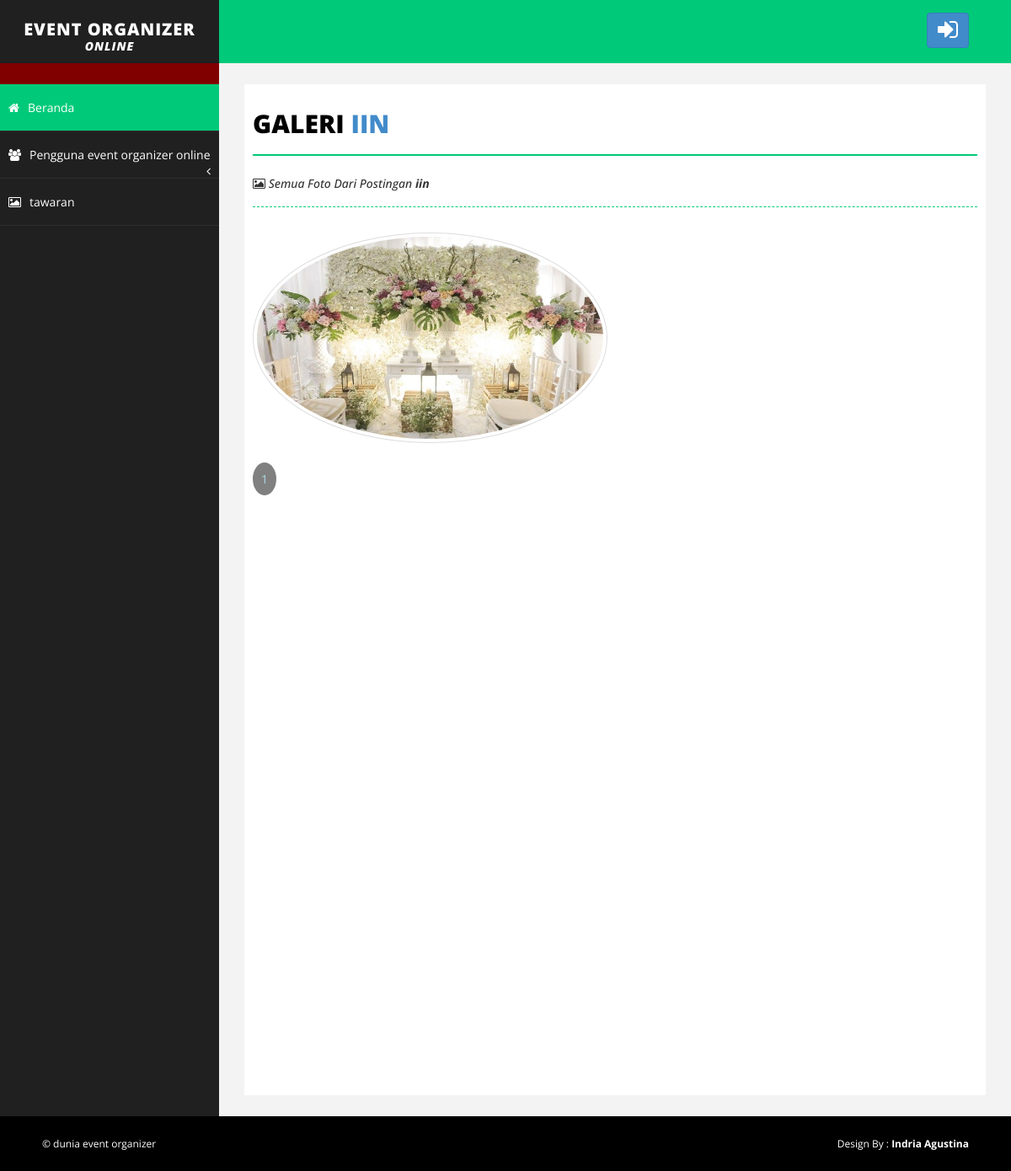
/?p=galeriku&by=iin, run on the app's committed database.
### tables this page shows
CREATE TABLE `user` (
  `user_user` varchar(100) NOT NULL,
  `pass_user` varchar(100) NOT NULL,
  `nama_user` varchar(20) NOT NULL,
  `jk_user` varchar(50) NOT NULL,
  `tanggal_lahir_user` varchar(2) NOT NULL,
  `bulan_lahir_user` varchar(50) NOT NULL,
  `tahun_lahir_user` varchar(4) NOT NULL,
  `status_user` varchar(50) NOT NULL,
  `pp_user` text NOT NULL,
  `tanggal_login_user` varchar(100) NOT NULL,
  `bio_user` text NOT NULL,
  `hp_user` varchar(50) NOT NULL,
  `alamat_user` text NOT NULL,
  `level_user` int(5) NOT NULL
);

CREATE TABLE `post` (
  `id_post` int(200) NOT NULL,
  `judul_post` varchar(200) NOT NULL,
  `isi_post` text NOT NULL,
  `penulis_post` varchar(100) NOT NULL,
  `tanggal_post` varchar(100) NOT NULL,
  `gambar_post` text NOT NULL,
  `suka_post` int(10) NOT NULL
);

### inc/galeriku.php (the view, shortened to what this page needs)
<?php
$by = @$_GET["by"];
$databy = mysqli_fetch_array(mysqli_query($db, "SELECT*FROM user WHERE user_user='$by'"));
if ($databy) {
?>
<div id="page-inner">
 <div class="row">
                    <div class="col-md-12">
                        <h1 class="page-head-line">Galeri <a href="./?p=user&user=<?php echo $databy["user_user"];?>"><?php echo $databy["nama_user"];?></a></h1>
                        <h1 class="page-subhead-line"><li class="fa fa-photo"></li> Semua Foto Dari Postingan <b><?php echo $databy["nama_user"];?></b></h1>
            </div>
            </div>
<?php
$batas = 8;
if (isset($_GET["hal"])) {
	$hal = $_GET["hal"];
	$posisi = ($hal-1)*$batas;
}
else{
	$hal = 1;
	$posisi = 0;
}
$querygambar = mysqli_query($db, "SELECT*FROM post WHERE gambar_post != '' AND penulis_post='$by' ORDER BY id_post DESC LIMIT $posisi, $batas");
$tampil_gambar = mysqli_num_rows($querygambar);
if ($tampil_gambar > 0) {
while ($datagambar = mysqli_fetch_array($querygambar)) {
?>
<a title="<?php echo $datagambar["judul_post"];?>"  href="./?p=post&id=<?php echo $datagambar["id_post"];?>&post_by=<?php echo $datagambar["penulis_post"];?>"><img class="img img-thumbnail teguh" src="./assets/img/post/<?php echo $datagambar["gambar_post"];?>" style="width:49%;height:250px;"></a>
<?php
	}
}
else{
?>
<div class="alert alert-info">Belum Ada tawaran Yang Dapat Di Tampilkan</div>
<?php
}
?>
<div style="margin-top:30px;">
<?php
$querygambar2 = mysqli_query($db, "SELECT*FROM post WHERE gambar_post !='' AND penulis_post='$by'");
$hitung2 = mysqli_num_rows($querygambar2);
$bagi = ceil($hitung2/$batas);
for ($i=1; $i <= $bagi ; $i++) {
	if ($hal==$i) {
                                    echo "<span style='background:grey;border-radius:100%;padding:10px;color:lightblue;'>$i</span> ";
                                }
                                else{
                                    echo "<a href='./?p=galeri&hal=$i'><span class='badge'>$i</span></a> ";
                                }
}
}
else{
	echo "<div class='alert alert-danger'>Username Ini Tidak Ada</div>";
}
?>
            </div>
            </div>

### assets/css/basic.css (style rules this page uses)
body { font-family: 'Open Sans', sans-serif; line-height:25px; }
#page-inner { width: 100%; margin: 10px 20px 10px 0px; background-color: #fff!important; padding: 10px; min-height: 1200px; }
.page-head-line { font-size: 30px; text-transform: uppercase; color: #000; font-weight: 800; padding-bottom: 20px; border-bottom: 2px solid #00CA79; margin-bottom: 10px; }
.page-subhead-line { font-size: 14px; padding-top: 5px; padding-bottom: 20px; font-style:italic; margin-bottom:30px; border-bottom:1px dashed #00CA79; }

### inc/galeriku.php (style rules this page uses)
.teguh { border-radius:100%; transition: border-radius 0.5s; }

### data on the page
user: nama_user "IIN", nama_user "iin"
post: gambar_post (picture)
